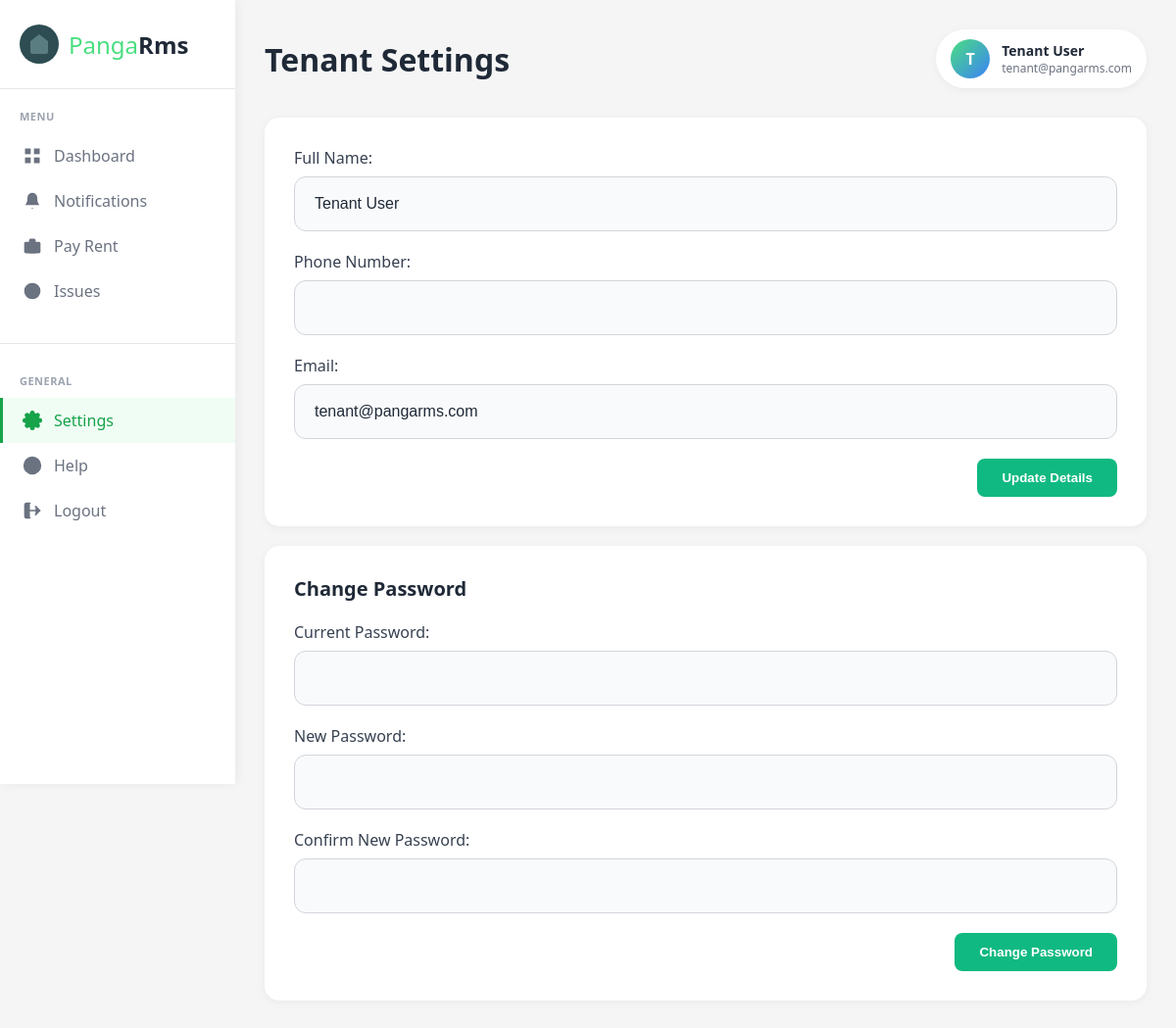
The app's page /tenant_settings.php (signed in), older data.
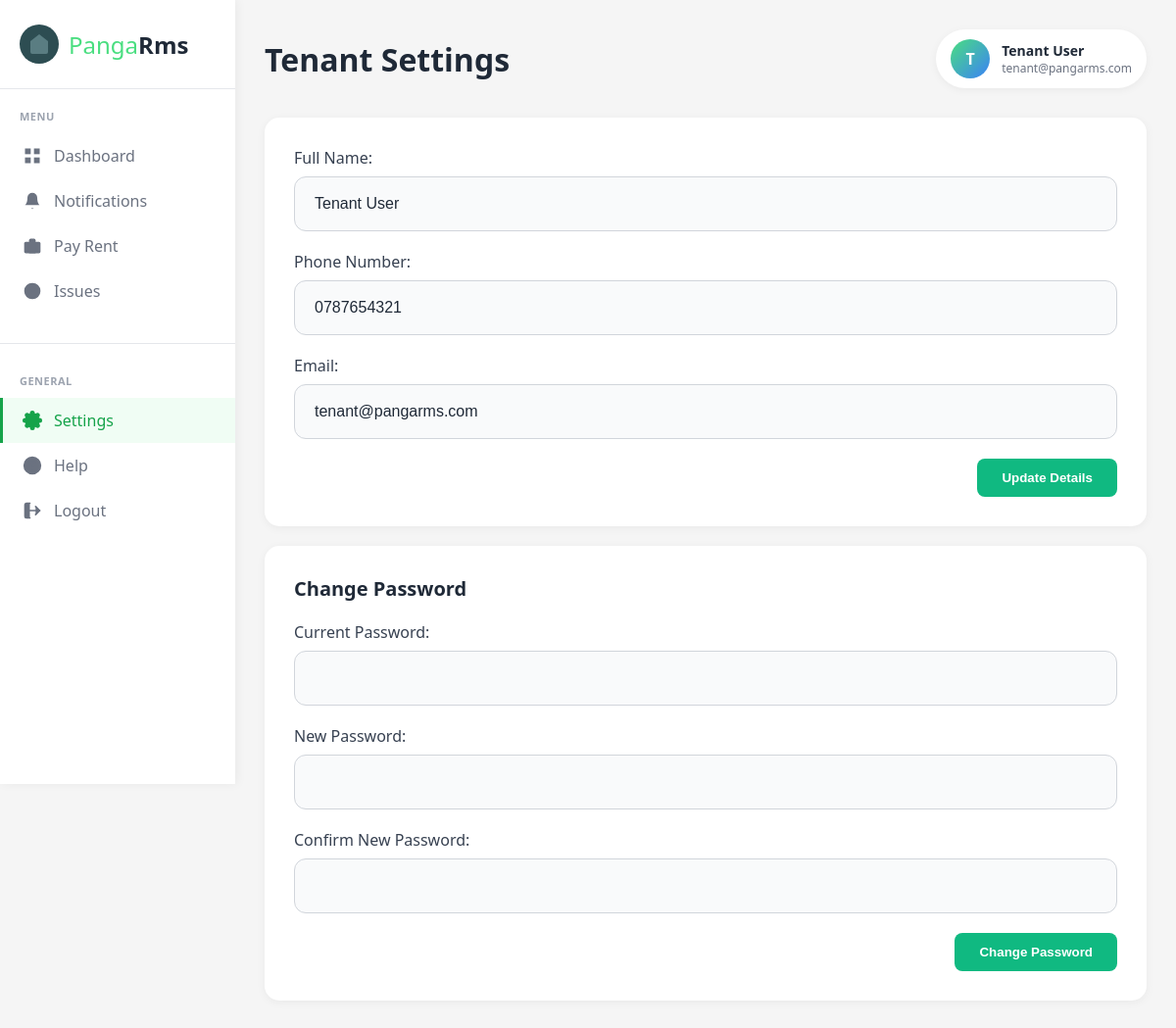
The same page, newer data.
### tables this page shows
CREATE TABLE IF NOT EXISTS users (
    id INT AUTO_INCREMENT PRIMARY KEY,
    fullname VARCHAR(100) NOT NULL,
    email VARCHAR(100) NOT NULL UNIQUE,
    phone_number VARCHAR(20) NOT NULL UNIQUE,
    password VARCHAR(255) NOT NULL,
    role ENUM('tenant', 'caretaker', 'landlord') NOT NULL DEFAULT 'tenant',
    created_at TIMESTAMP DEFAULT CURRENT_TIMESTAMP,
    updated_at TIMESTAMP DEFAULT CURRENT_TIMESTAMP ON UPDATE CURRENT_TIMESTAMP,
    last_login TIMESTAMP NULL,
    status ENUM('active', 'inactive', 'suspended') DEFAULT 'active',
    INDEX idx_email (email),
    INDEX idx_role (role)
);

### tenant_settings.php (the view, shortened to what this page needs)
<?php
$user_id = $_SESSION['user_id'];
$conn = getDBConnection();
$current_fullname = '';
$current_phone_number = '';
$current_email = '';
$stmt_fetch = $conn->prepare("SELECT fullname, phone_number, password, email FROM users WHERE id = ?");
$stmt_fetch->bind_param("i", $user_id);
$stmt_fetch->execute();
$result_fetch = $stmt_fetch->get_result();
if ($result_fetch->num_rows > 0) {
    $user_data = $result_fetch->fetch_assoc();
    $current_fullname = $user_data['fullname'];
    $current_phone_number = $user_data['phone_number'];
    $current_email = $user_data['email'];
}
?>
<!DOCTYPE html>
<html lang="en">
<head>
    <link rel="stylesheet" href="css/main.css">
    <link rel="stylesheet" href="css/inputs.css">
</head>
<body>
    <?php include 'sidebar.php'; ?>
    <div class="main-content">
        <div class="top-bar">
            <h1 class="page-title">Tenant Settings</h1>
            <div class="user-profile">
                <div class="user-avatar">
                    <?php echo strtoupper(substr($current_fullname, 0, 1)); ?>
                </div>
                <div class="user-info">
                    <div class="user-name"><?php echo htmlspecialchars($current_fullname); ?></div>
                    <div class="user-email"><?php echo htmlspecialchars($current_email); ?></div>
                </div>
            </div>
        </div>
        <div class="settings-container">
            <form action="tenant_settings.php" method="post" class="settings-form">
                <div class="form-group">
                    <label for="fullname" class="form-label">Full Name:</label>
                    <input type="text" id="fullname" name="fullname" class="form-input form-input-light" value="<?php echo htmlspecialchars($current_fullname); ?>" required>
                </div>
                <div class="form-group">
                    <label for="phone_number" class="form-label">Phone Number:</label>
                    <input type="text" id="phone_number" name="phone_number" class="form-input form-input-light" value="<?php echo htmlspecialchars($current_phone_number); ?>" readonly>
                </div>
                <div class="form-group">
                    <label for="email" class="form-label">Email:</label>
                    <input type="email" id="email" name="email" class="form-input form-input-light" value="<?php echo htmlspecialchars($current_email); ?>" readonly>
                </div>
                <div class="form-actions">
                    <button type="submit" name="update_details" class="submit-btn">Update Details</button>
                </div>
            </form>
        </div>
        <div class="settings-container" style="margin-top: 20px;">
            <div class="form-group">
                <h3>Change Password</h3>
            </div>
            <form action="tenant_settings.php" method="post" class="settings-form">
                <div class="form-group">
                    <label for="current_password" class="form-label">Current Password:</label>
                    <input type="password" id="current_password" name="current_password" class="form-input form-input-light" required>
                </div>
                <div class="form-group">
                    <label for="new_password" class="form-label">New Password:</label>
                    <input type="password" id="new_password" name="new_password" class="form-input form-input-light" required>
                </div>
                <div class="form-group">
                    <label for="confirm_new_password" class="form-label">Confirm New Password:</label>
                    <input type="password" id="confirm_new_password" name="confirm_new_password" class="form-input form-input-light" required>
                </div>
                <div class="form-actions">
                    <button type="submit" name="change_password" class="submit-btn">Change Password</button>
                </div>
            </form>
        </div>
    </div>
</body>
</html>

### sidebar.php (shortened to what this page needs)
<?php
$current_page = basename($_SERVER['PHP_SELF']);
$role = $_SESSION['role'];
?>
<div class="sidebar">
    <div class="logo">
        <div class="logo-icon">
            <svg viewBox="0 0 24 24" xmlns="http://www.w3.org/2000/svg">
                <path d="M3 9l9-7 9 7v11a2 2 0 0 1-2 2H5a2 2 0 0 1-2-2z"/>
                <polyline points="9 22 9 12 15 12 15 22"/>
            </svg>
        </div>
        <div class="logo-text">
            <span class="panga">Panga</span><span class="rms">Rms</span>
        </div>
    </div>
    <div class="nav-section">
        <div class="nav-title">MENU</div>
        <a href="<?php echo ($role === 'caretaker') ? 'caretaker_dashboard.php' : 'dashboard.php'; ?>" class="nav-item <?php echo in_array($current_page, ['dashboard.php', 'caretaker_dashboard.php']) ? 'active' : ''; ?>">
            <svg viewBox="0 0 24 24" xmlns="http://www.w3.org/2000/svg">
                <rect x="3" y="3" width="7" height="7"/>
                <rect x="14" y="3" width="7" height="7"/>
                <rect x="14" y="14" width="7" height="7"/>
                <rect x="3" y="14" width="7" height="7"/>
            </svg>
            <span>Dashboard</span>
        </a>
        <a href="notifications.php" class="nav-item <?php echo ($current_page == 'notifications.php') ? 'active' : ''; ?>">
            <svg viewBox="0 0 24 24" xmlns="http://www.w3.org/2000/svg">
                <path d="M18 8A6 6 0 0 0 6 8c0 7-3 9-3 9h18s-3-2-3-9"/>
                <path d="M13.73 21a2 2 0 0 1-3.46 0"/>
            </svg>
            <span>Notifications</span>
        </a>
        <?php if ($role === 'caretaker'): ?>
        <a href="tenants.php" class="nav-item <?php echo ($current_page == 'tenants.php') ? 'active' : ''; ?>">
            <svg viewBox="0 0 24 24" xmlns="http://www.w3.org/2000/svg">
                <path d="M16 21v-2a4 4 0 0 0-4-4H5a4 4 0 0 0-4 4v2"/>
                <circle cx="8.5" cy="7" r="4"/>
                <line x1="20" y1="8" x2="20" y2="14"/>
                <line x1="17" y1="11" x2="23" y2="11"/>
            </svg>
            <span>Tenants</span>
        </a>
        <a href="register_tenant.php" class="nav-item <?php echo ($current_page == 'register_tenant.php') ? 'active' : ''; ?>">
            <svg viewBox="0 0 24 24" xmlns="http://www.w3.org/2000/svg">
                <path d="M16 21v-2a4 4 0 0 0-4-4H5a4 4 0 0 0-4 4v2"/>
                <circle cx="8.5" cy="7" r="4"/>
                <line x1="20" y1="8" x2="20" y2="14"/>
                <line x1="17" y1="11" x2="23" y2="11"/>
            </svg>
            <span>Register Tenant</span>
        </a>
        <?php elseif ($role === 'tenant'): ?>
        <a href="rent.php" class="nav-item <?php echo ($current_page == 'rent.php') ? 'active' : ''; ?>">
            <svg viewBox="0 0 24 24" xmlns="http://www.w3.org/2000/svg">
                <rect x="2" y="7" width="20" height="14" rx="2" ry="2"/>
                <path d="M16 21V5a2 2 0 0 0-2-2h-4a2 2 0 0 0-2 2v16"/>
            </svg>
            <span>Pay Rent</span>
        </a>
        <?php endif; ?>
        <a href="issues.php" class="nav-item <?php echo in_array($current_page, ['issues.php', 'view_issue.php']) ? 'active' : ''; ?>">
            <svg viewBox="0 0 24 24" xmlns="http://www.w3.org/2000/svg">
                <circle cx="12" cy="12" r="10"/>
                <path d="M9.09 9a3 3 0 0 1 5.83 1c0 2-3 3-3 3"/>
                <line x1="12" y1="17" x2="12.01" y2="17"/>
            </svg>
            <span>Issues</span>
        </a>
    </div>
    <div class="nav-separator"></div>
    <div class="nav-section">
        <div class="nav-title">GENERAL</div>
        <a href="<?php echo ($role === 'tenant') ? 'tenant_settings.php' : (($role === 'caretaker') ? 'caretaker_settings.php' : 'settings.php'); ?>" class="nav-item <?php echo in_array($current_page, ['settings.php', 'tenant_settings.php', 'caretaker_settings.php']) ? 'active' : ''; ?>">
            <span>Settings</span>
        </a>
        <a href="help.php" class="nav-item <?php echo ($current_page == 'help.php') ? 'active' : ''; ?>">
            <span>Help</span>
        </a>
        <a href="logout.php" class="nav-item">
            <span>Logout</span>
        </a>
    </div>
</div>

### css/main.css (style rules this page uses)
* { margin: 0; padding: 0; box-sizing: border-box; }
body { font-family: 'Segoe UI', Tahoma, Geneva, Verdana, sans-serif; background: #f5f5f5; display: flex; min-height: 100vh; }
.sidebar { width: 240px; background: white; box-shadow: 2px 0 10px rgba(0,0,0,0.05); display: flex; flex-direction: column; position: fixed; height: 100vh; overflow-y: auto; }
.logo { display: flex; align-items: center; gap: 10px; padding: 25px 20px; border-bottom: 1px solid #e5e7eb; }
.logo-icon { width: 40px; height: 40px; background: #2d4d52; border-radius: 50%; display: flex; align-items: center; justify-content: center; }
.logo-icon svg { width: 24px; height: 24px; fill: #5a7d82; }
.logo-text { font-size: 24px; font-weight: 300; }
.logo-text .panga { color: #4ade80; }
.logo-text .rms { color: #1f2937; font-weight: 600; }
.nav-section { padding: 20px 0; }
.nav-title { padding: 0 20px; font-size: 11px; font-weight: 600; color: #9ca3af; text-transform: uppercase; letter-spacing: 0.5px; margin-bottom: 10px; }
.nav-item { display: flex; align-items: center; gap: 12px; padding: 12px 20px; color: #6b7280; text-decoration: none; transition: all 0.2s; cursor: pointer; border-left: 3px solid transparent; }
.nav-item.active { background: #f0fdf4; color: #16a34a; border-left-color: #16a34a; font-weight: 500; }
.nav-item svg { width: 20px; height: 20px; fill: currentColor; }
.nav-separator { height: 1px; background: #e5e7eb; margin: 10px 0; }
.main-content { margin-left: 240px; flex: 1; padding: 30px; background: #f5f5f5; }
.top-bar { display: flex; justify-content: space-between; align-items: center; margin-bottom: 30px; }
.page-title { font-size: 32px; color: #1f2937; font-weight: 600; }
.user-profile { display: flex; align-items: center; gap: 12px; background: white; padding: 10px 15px; border-radius: 30px; box-shadow: 0 2px 8px rgba(0,0,0,0.05); }
.user-avatar { width: 40px; height: 40px; border-radius: 50%; background: linear-gradient(135deg, #4ade80, #3b82f6); display: flex; align-items: center; justify-content: center; color: white; font-weight: 600; font-size: 16px; }
.user-info { display: flex; flex-direction: column; }
.user-name { font-weight: 600; color: #1f2937; font-size: 14px; }
.user-email { font-size: 12px; color: #6b7280; }
.form-group { margin-bottom: 20px; }
.form-group label { display: block; margin-bottom: 8px; font-weight: 500; color: #374151; }
.form-actions { text-align: right; }
.submit-btn { background: #10b981; color: white; padding: 12px 25px; border: none; border-radius: 8px; font-weight: 600; cursor: pointer; transition: background-color 0.3s; }
.settings-container h3 { font-size: 20px; font-weight: 600; color: #1f2937; margin-bottom: 20px; }
.settings-container { background: white; border-radius: 15px; padding: 30px; box-shadow: 0 2px 10px rgba(0,0,0,0.05); margin-bottom: 20px; }
.form-label { display: block; margin-bottom: 8px; font-weight: 500; color: #374151; }

### css/inputs.css (style rules this page uses)
.form-input, .form-group select, .form-group textarea { width: 100%; padding: 18px 20px; background: rgba(255, 255, 255, 0.1); border: 1px solid rgba(255, 255, 255, 0.2); border-radius: 12px; color: #e5e7eb; font-size: 16px; transition: all 0.3s; }
.form-input::placeholder, .form-group textarea::placeholder { color: #9ca3af; }
.form-input-light { background: #f9fafb; border: 1px solid #d1d5db; color: #1f2937; }
.form-input-light::placeholder { color: #9ca3af; }

Row changes from the older to the newer data that the page shows:
changed users "Tenant User": phone_number (not shown) → "0787654321"
